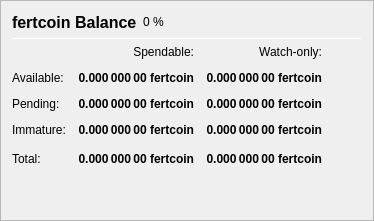
                   <widget class="QFrame" name="frame_Balances">
                    <property name="frameShape">
                     <enum>QFrame::StyledPanel</enum>
                    </property>
                    <property name="frameShadow">
                     <enum>QFrame::Raised</enum>
                    </property>
                    <layout class="QVBoxLayout" name="verticalLayout_4">
                     <item>
                      <layout class="QHBoxLayout" name="horizontalLayout_4">
                       <item>
                        <widget class="QLabel" name="label_5">
                         <property name="minimumSize">
                          <size>
                           <width>0</width>
                           <height>20</height>
                          </size>
                         </property>
                         <property name="font">
                          <font>
                           <pointsize>12</pointsize>
                           <weight>75</weight>
                           <bold>true</bold>
                          </font>
                         </property>
                         <property name="text">
                          <string>fertcoin Balance</string>
                         </property>
                        </widget>
                       </item>
                       <item>
                        <widget class="QLabel" name="labelECAPercent">
                         <property name="text">
                          <string notr="true">0 %</string>
                         </property>
                        </widget>
                       </item>
                       <item>
                        <spacer name="horizontalSpacer_3">
                         <property name="orientation">
                          <enum>Qt::Horizontal</enum>
                         </property>
                         <property name="sizeHint" stdset="0">
                          <size>
                           <width>40</width>
                           <height>20</height>
                          </size>
                         </property>
                        </spacer>
                       </item>
                      </layout>
                     </item>
                     <item>
                      <widget class="Line" name="line_Balance">
                       <property name="minimumSize">
                        <size>
                         <width>0</width>
                         <height>1</height>
                        </size>
                       </property>
                       <property name="maximumSize">
                        <size>
                         <width>16777215</width>
                         <height>1</height>
                        </size>
                       </property>
                       <property name="orientation">
                        <enum>Qt::Horizontal</enum>
                       </property>
                      </widget>
                     </item>
                     <item>
                      <layout class="QGridLayout" name="gridLayout">
                       <property name="spacing">
                        <number>12</number>
                       </property>
                       <item row="0" column="1">
                        <widget class="QLabel" name="labelSpendable">
                         <property name="text">
                          <string>Spendable:</string>
                         </property>
                         <property name="alignment">
                          <set>Qt::AlignRight|Qt::AlignTrailing|Qt::AlignVCenter</set>
                         </property>
                        </widget>
                       </item>
                       <item row="0" column="2">
                        <widget class="QLabel" name="labelWatchonly">
                         <property name="text">
                          <string>Watch-only:</string>
                         </property>
                         <property name="alignment">
                          <set>Qt::AlignRight|Qt::AlignTrailing|Qt::AlignVCenter</set>
                         </property>
                        </widget>
                       </item>
                       <item row="1" column="0">
                        <widget class="QLabel" name="labelBalanceText">
                         <property name="text">
                          <string>Available:</string>
                         </property>
                        </widget>
                       </item>
                       <item row="1" column="1">
                        <widget class="QLabel" name="labelBalance">
                         <property name="font">
                          <font>
                           <weight>75</weight>
                           <bold>true</bold>
                          </font>
                         </property>
                         <property name="cursor">
                          <cursorShape>IBeamCursor</cursorShape>
                         </property>
                         <property name="toolTip">
                          <string>Your current spendable balance</string>
                         </property>
                         <property name="text">
                          <string notr="true">0.000 000 00 fertcoin</string>
                         </property>
                         <property name="alignment">
                          <set>Qt::AlignRight|Qt::AlignTrailing|Qt::AlignVCenter</set>
                         </property>
                         <property name="textInteractionFlags">
                          <set>Qt::LinksAccessibleByMouse|Qt::TextSelectableByKeyboard|Qt::TextSelectableByMouse</set>
                         </property>
                        </widget>
                       </item>
                       <item row="1" column="2">
                        <widget class="QLabel" name="labelWatchAvailable">
                         <property name="font">
                          <font>
                           <weight>75</weight>
                           <bold>true</bold>
                          </font>
                         </property>
                         <property name="cursor">
                          <cursorShape>IBeamCursor</cursorShape>
                         </property>
                         <property name="toolTip">
                          <string>Your current balance in watch-only addresses</string>
                         </property>
                         <property name="text">
                          <string notr="true">0.000 000 00 fertcoin</string>
                         </property>
                         <property name="alignment">
                          <set>Qt::AlignRight|Qt::AlignTrailing|Qt::AlignVCenter</set>
                         </property>
                         <property name="textInteractionFlags">
                          <set>Qt::LinksAccessibleByMouse|Qt::TextSelectableByKeyboard|Qt::TextSelectableByMouse</set>
                         </property>
                        </widget>
                       </item>
                       <item row="2" column="0">
                        <widget class="QLabel" name="labelPendingText">
                         <property name="text">
                          <string>Pending:</string>
                         </property>
                        </widget>
                       </item>
                       <item row="2" column="1">
                        <widget class="QLabel" name="labelUnconfirmed">
                         <property name="font">
                          <font>
                           <weight>75</weight>
                           <bold>true</bold>
                          </font>
                         </property>
                         <property name="cursor">
                          <cursorShape>IBeamCursor</cursorShape>
                         </property>
                         <property name="toolTip">
                          <string>Total of transactions that have yet to be confirmed, and do not yet count toward the spendable balance</string>
                         </property>
                         <property name="text">
                          <string notr="true">0.000 000 00 fertcoin</string>
                         </property>
                         <property name="alignment">
                          <set>Qt::AlignRight|Qt::AlignTrailing|Qt::AlignVCenter</set>
                         </property>
                         <property name="textInteractionFlags">
                          <set>Qt::LinksAccessibleByMouse|Qt::TextSelectableByKeyboard|Qt::TextSelectableByMouse</set>
                         </property>
                        </widget>
                       </item>
                       <item row="2" column="2">
                        <widget class="QLabel" name="labelWatchPending">
                         <property name="font">
                          <font>
                           <weight>75</weight>
                           <bold>true</bold>
                          </font>
                         </property>
                         <property name="cursor">
                          <cursorShape>IBeamCursor</cursorShape>
                         </property>
                         <property name="toolTip">
                          <string>Unconfirmed transactions to watch-only addresses</string>
                         </property>
                         <property name="text">
                          <string notr="true">0.000 000 00 fertcoin</string>
                         </property>
                         <property name="alignment">
                          <set>Qt::AlignRight|Qt::AlignTrailing|Qt::AlignVCenter</set>
                         </property>
                         <property name="textInteractionFlags">
                          <set>Qt::LinksAccessibleByMouse|Qt::TextSelectableByKeyboard|Qt::TextSelectableByMouse</set>
                         </property>
                        </widget>
                       </item>
                       <item row="3" column="0">
                        <widget class="QLabel" name="labelImmatureText">
                         <property name="text">
                          <string>Immature:</string>
                         </property>
                        </widget>
                       </item>
                       <item row="3" column="1">
                        <widget class="QLabel" name="labelImmature">
                         <property name="font">
                          <font>
                           <weight>75</weight>
                           <bold>true</bold>
                          </font>
                         </property>
                         <property name="cursor">
                          <cursorShape>IBeamCursor</cursorShape>
                         </property>
                         <property name="toolTip">
                          <string>Staked rewards that has not yet matured</string>
                         </property>
                         <property name="text">
                          <string notr="true">0.000 000 00 fertcoin</string>
                         </property>
                         <property name="alignment">
                          <set>Qt::AlignRight|Qt::AlignTrailing|Qt::AlignVCenter</set>
                         </property>
                         <property name="textInteractionFlags">
                          <set>Qt::LinksAccessibleByMouse|Qt::TextSelectableByKeyboard|Qt::TextSelectableByMouse</set>
                         </property>
                        </widget>
                       </item>
                       <item row="3" column="2">
                        <widget class="QLabel" name="labelWatchImmature">
                         <property name="font">
                          <font>
                           <weight>75</weight>
                           <bold>true</bold>
                          </font>
                         </property>
                         <property name="cursor">
                          <cursorShape>IBeamCursor</cursorShape>
                         </property>
                         <property name="toolTip">
                          <string>Staked or masternode rewards in watch-only addresses that has not yet matured</string>
                         </property>
                         <property name="text">
                          <string notr="true">0.000 000 00 fertcoin</string>
                         </property>
                         <property name="alignment">
                          <set>Qt::AlignRight|Qt::AlignTrailing|Qt::AlignVCenter</set>
                         </property>
                         <property name="textInteractionFlags">
                          <set>Qt::LinksAccessibleByMouse|Qt::TextSelectableByKeyboard|Qt::TextSelectableByMouse</set>
                         </property>
                        </widget>
                       </item>
                       <!--
                       <item row="4" column="0">
                        <widget class="QLabel" name="labelLockedBalanceText">
                         <property name="toolTip">
                          <string>Locked fertcoin or Masternode collaterals. These are excluded from zECA minting.</string>
                         </property>
                         <property name="text">
                          <string>Locked:</string>
                         </property>
                        </widget>
                       </item>
                       <item row="4" column="1">
                        <widget class="QLabel" name="labelLockedBalance">
                         <property name="font">
                          <font>
                           <weight>75</weight>
                           <bold>true</bold>
                          </font>
                         </property>
                         <property name="cursor">
                          <cursorShape>IBeamCursor</cursorShape>
                         </property>
                         <property name="toolTip">
                          <string>Locked fertcoin or Masternode collaterals. These are excluded from zECA minting.</string>
                         </property>
                         <property name="text">
                          <string notr="true">0.000 000 00 fertcoin</string>
                         </property>
                         <property name="alignment">
                          <set>Qt::AlignRight|Qt::AlignTrailing|Qt::AlignVCenter</set>
                         </property>
                         <property name="textInteractionFlags">
                          <set>Qt::LinksAccessibleByMouse|Qt::TextSelectableByKeyboard|Qt::TextSelectableByMouse</set>
                         </property>
                        </widget>
                       </item>
                       <item row="4" column="2">
                        <widget class="QLabel" name="labelWatchLocked">
                         <property name="font">
                          <font>
                           <weight>75</weight>
                           <bold>true</bold>
                          </font>
                         </property>
                         <property name="cursor">
                          <cursorShape>IBeamCursor</cursorShape>
                         </property>
                         <property name="toolTip">
                          <string>Current locked balance in watch-only addresses</string>
                         </property>
                         <property name="text">
                          <string notr="true">0.000 000 00 fertcoin</string>
                         </property>
                         <property name="alignment">
                          <set>Qt::AlignRight|Qt::AlignTrailing|Qt::AlignVCenter</set>
                         </property>
                         <property name="textInteractionFlags">
                          <set>Qt::LinksAccessibleByMouse|Qt::TextSelectableByKeyboard|Qt::TextSelectableByMouse</set>
                         </property>
                        </widget>
                       </item>
                       -->
                       <item row="5" column="0">
                        <widget class="QLabel" name="labelTotalText">
                         <property name="toolTip">
                          <string>Your current fertcoin balance, unconfirmed and immature transactions included</string>
                         </property>
                         <property name="text">
                          <string>Total:</string>
                         </property>
                        </widget>
                       </item>
                       <item row="5" column="1">
                        <widget class="QLabel" name="labelTotal">
                         <property name="font">
                          <font>
                           <weight>75</weight>
                           <bold>true</bold>
                          </font>
                         </property>
                         <property name="cursor">
                          <cursorShape>IBeamCursor</cursorShape>
                         </property>
                         <property name="toolTip">
                          <string>Your current fertcoin balance, unconfirmed and immature transactions included</string>
                         </property>
                         <property name="text">
                          <string notr="true">0.000 000 00 fertcoin</string>
                         </property>
                         <property name="alignment">
                          <set>Qt::AlignRight|Qt::AlignTrailing|Qt::AlignVCenter</set>
                         </property>
                         <property name="textInteractionFlags">
                          <set>Qt::LinksAccessibleByMouse|Qt::TextSelectableByKeyboard|Qt::TextSelectableByMouse</set>
                         </property>
                        </widget>
                       </item>
                       <item row="5" column="2">
                        <widget class="QLabel" name="labelWatchTotal">
                         <property name="font">
                          <font>
                           <weight>75</weight>
                           <bold>true</bold>
                          </font>
                         </property>
                         <property name="cursor">
                          <cursorShape>IBeamCursor</cursorShape>
                         </property>
                         <property name="toolTip">
                          <string>Current total balance in watch-only addresses</string>
                         </property>
                         <property name="text">
                          <string notr="true">0.000 000 00 fertcoin</string>
                         </property>
                         <property name="alignment">
                          <set>Qt::AlignRight|Qt::AlignTrailing|Qt::AlignVCenter</set>
                         </property>
                         <property name="textInteractionFlags">
                          <set>Qt::LinksAccessibleByMouse|Qt::TextSelectableByKeyboard|Qt::TextSelectableByMouse</set>
                         </property>
                        </widget>
                       </item>
                       <item row="5" column="3">
                        <spacer name="horizontalSpacer_9">
                         <property name="orientation">
                          <enum>Qt::Horizontal</enum>
                         </property>
                         <property name="sizeHint" stdset="0">
                          <size>
                           <width>40</width>
                           <height>20</height>
                          </size>
                         </property>
                        </spacer>
                       </item>
                      </layout>
                     </item>
                     <item>
                      <spacer name="verticalSpacer_3">
                       <property name="orientation">
                        <enum>Qt::Vertical</enum>
                       </property>
                       <property name="sizeHint" stdset="0">
                        <size>
                         <width>20</width>
                         <height>40</height>
                        </size>
                       </property>
                      </spacer>
                     </item>
                    </layout>
                   </widget>
